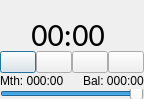
<?xml version="1.0" encoding="UTF-8"?>
<ui version="4.0">
 <class>DialogTimeFollower</class>
 <widget class="QDialog" name="DialogTimeFollower">
  <property name="geometry">
   <rect>
    <x>0</x>
    <y>0</y>
    <width>144</width>
    <height>99</height>
   </rect>
  </property>
  <property name="minimumSize">
   <size>
    <width>1</width>
    <height>1</height>
   </size>
  </property>
  <property name="maximumSize">
   <size>
    <width>400</width>
    <height>400</height>
   </size>
  </property>
  <property name="windowTitle">
   <string>Dialog</string>
  </property>
  <property name="windowOpacity">
   <double>1.000000000000000</double>
  </property>
  <property name="toolTip">
   <string>You can move me!</string>
  </property>
  <layout class="QGridLayout" name="gridLayout">
   <property name="leftMargin">
    <number>0</number>
   </property>
   <property name="topMargin">
    <number>0</number>
   </property>
   <property name="rightMargin">
    <number>0</number>
   </property>
   <property name="bottomMargin">
    <number>0</number>
   </property>
   <property name="horizontalSpacing">
    <number>2</number>
   </property>
   <item row="0" column="0" rowspan="2" colspan="2">
    <layout class="QVBoxLayout" name="verticalLayout">
     <property name="spacing">
      <number>1</number>
     </property>
     <item>
      <widget class="MoveableLabel" name="label_2">
       <property name="text">
        <string/>
       </property>
       <property name="pixmap">
        <pixmap resource="../EasyTimeTracker.qrc">:/images/tt_title_bar.png</pixmap>
       </property>
      </widget>
     </item>
     <item>
      <layout class="QHBoxLayout" name="horizontalLayout_3">
       <item>
        <widget class="MoveableLabel" name="labelDayRemaining">
         <property name="sizePolicy">
          <sizepolicy hsizetype="MinimumExpanding" vsizetype="MinimumExpanding">
           <horstretch>0</horstretch>
           <verstretch>0</verstretch>
          </sizepolicy>
         </property>
         <property name="maximumSize">
          <size>
           <width>16777215</width>
           <height>35</height>
          </size>
         </property>
         <property name="font">
          <font>
           <family>Calibri</family>
           <pointsize>24</pointsize>
          </font>
         </property>
         <property name="toolTip">
          <string>You can move me!</string>
         </property>
         <property name="text">
          <string>00:00</string>
         </property>
         <property name="textFormat">
          <enum>Qt::RichText</enum>
         </property>
         <property name="alignment">
          <set>Qt::AlignCenter</set>
         </property>
        </widget>
       </item>
       <item>
        <widget class="MoveableLabel" name="label">
         <property name="maximumSize">
          <size>
           <width>30</width>
           <height>30</height>
          </size>
         </property>
         <property name="toolTip">
          <string>You can move this dialog clicking on me!</string>
         </property>
         <property name="text">
          <string/>
         </property>
         <property name="pixmap">
          <pixmap resource="../EasyTimeTracker.qrc">:/images/tt_2black_coffees_bk_gnd_30x30.png</pixmap>
         </property>
        </widget>
       </item>
      </layout>
     </item>
     <item>
      <layout class="QHBoxLayout" name="horizontalLayout_2">
       <property name="spacing">
        <number>0</number>
       </property>
       <item>
        <widget class="QPushButton" name="pushButtonStart">
         <property name="text">
          <string/>
         </property>
         <property name="icon">
          <iconset>
           <selectedon>:/images/tt_start.png</selectedon>
          </iconset>
         </property>
         <property name="iconSize">
          <size>
           <width>16</width>
           <height>16</height>
          </size>
         </property>
        </widget>
       </item>
       <item>
        <widget class="QPushButton" name="pushButtonStop">
         <property name="text">
          <string/>
         </property>
         <property name="icon">
          <iconset>
           <selectedon>:/images/tt_stop.png</selectedon>
          </iconset>
         </property>
         <property name="iconSize">
          <size>
           <width>16</width>
           <height>16</height>
          </size>
         </property>
        </widget>
       </item>
       <item>
        <widget class="QPushButton" name="pushButtonPause">
         <property name="text">
          <string/>
         </property>
         <property name="icon">
          <iconset>
           <selectedon>:/images/tt_pause.png</selectedon>
          </iconset>
         </property>
         <property name="iconSize">
          <size>
           <width>16</width>
           <height>16</height>
          </size>
         </property>
        </widget>
       </item>
       <item>
        <spacer name="horizontalSpacer_2">
         <property name="orientation">
          <enum>Qt::Horizontal</enum>
         </property>
         <property name="sizeHint" stdset="0">
          <size>
           <width>40</width>
           <height>10</height>
          </size>
         </property>
        </spacer>
       </item>
       <item>
        <widget class="QPushButton" name="pushButtonHideWindow">
         <property name="text">
          <string/>
         </property>
         <property name="icon">
          <iconset>
           <selectedon>:/images/tt_cross.png</selectedon>
          </iconset>
         </property>
         <property name="iconSize">
          <size>
           <width>16</width>
           <height>16</height>
          </size>
         </property>
        </widget>
       </item>
      </layout>
     </item>
     <item>
      <layout class="QHBoxLayout" name="horizontalLayout">
       <property name="spacing">
        <number>3</number>
       </property>
       <item>
        <widget class="MoveableLabel" name="labelMonthWorked">
         <property name="maximumSize">
          <size>
           <width>16777215</width>
           <height>20</height>
          </size>
         </property>
         <property name="text">
          <string>Mth: 000:00</string>
         </property>
        </widget>
       </item>
       <item alignment="Qt::AlignRight">
        <widget class="MoveableLabel" name="labelBalance">
         <property name="maximumSize">
          <size>
           <width>16777215</width>
           <height>20</height>
          </size>
         </property>
         <property name="text">
          <string>Bal: 000:00</string>
         </property>
        </widget>
       </item>
      </layout>
     </item>
     <item>
      <widget class="QSlider" name="horizontalSlider">
       <property name="maximumSize">
        <size>
         <width>16777215</width>
         <height>10</height>
        </size>
       </property>
       <property name="value">
        <number>99</number>
       </property>
       <property name="orientation">
        <enum>Qt::Horizontal</enum>
       </property>
       <property name="tickPosition">
        <enum>QSlider::NoTicks</enum>
       </property>
      </widget>
     </item>
    </layout>
   </item>
  </layout>
 </widget>
 <customwidgets>
  <customwidget>
   <class>MoveableLabel</class>
   <extends>QLabel</extends>
   <header>DialogTimeFollower/dialogtimefollower.h</header>
  </customwidget>
 </customwidgets>
 <resources>
  <include location="../EasyTimeTracker.qrc"/>
 </resources>
 <connections>
  <connection>
   <sender>pushButtonHideWindow</sender>
   <signal>clicked()</signal>
   <receiver>DialogTimeFollower</receiver>
   <slot>hide()</slot>
   <hints>
    <hint type="sourcelabel">
     <x>203</x>
     <y>67</y>
    </hint>
    <hint type="destinationlabel">
     <x>165</x>
     <y>64</y>
    </hint>
   </hints>
  </connection>
 </connections>
</ui>
